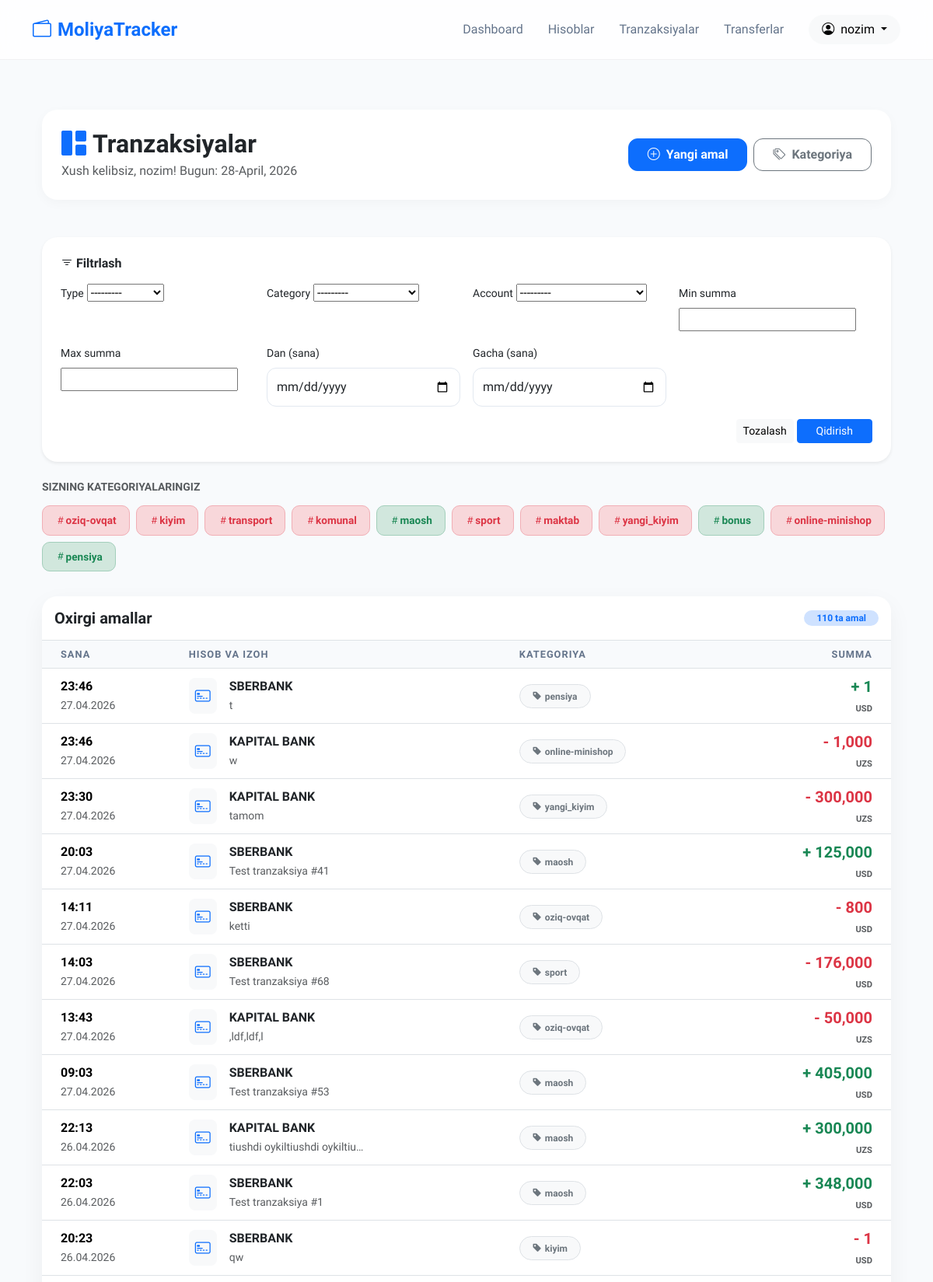
Page /transactions/ (signed in, upper part) on the committed database.
### users/models.py (models this page shows, shortened)
class CustomUser(AbstractUser):
    email = models.EmailField(unique=True)
    photo = models.ImageField(upload_to="users/", default="users/default_user.png")
    created_at = models.DateTimeField(auto_now_add=True)

### transactions/models.py (models this page shows, shortened)
class Category(models.Model):
    TYPES = [
        ("daromad", "DAROMAD"),
        ("xarajat", "XARAJAT")
    ]
    user = models.ForeignKey(CustomUser, on_delete=models.CASCADE, related_name="categories", null=True, blank=True)
    name = models.CharField(max_length=40)
    type = models.CharField(max_length=20, choices=TYPES)
    class Meta:
        unique_together = (('user', 'name'),)
    def __str__(self):
        return self.name

class Transaction(models.Model):
    TYPES = [
        ("daromad", "DAROMAD"),
        ("xarajat", "XARAJAT")
    ]
    user = models.ForeignKey(CustomUser, on_delete=models.CASCADE, related_name="transactions")
    account = models.ForeignKey(Account, on_delete=models.CASCADE, related_name="account_transactions")
    category = models.ForeignKey(Category, on_delete=models.SET_NULL, null=True, blank=True, related_name="category_transactions")
    amount = models.DecimalField(max_digits=16, decimal_places=2)
    type = models.CharField(max_length=20, choices=TYPES)
    date = models.DateTimeField(default=timezone.now)
    comment = models.TextField(null=True, blank=True)

### accounts/models.py (models this page shows)
class Account(models.Model):
    NAMES = [
        ("visa", "VISA"),
        ("humo", "HUMO"),
        ("uzcard", "UZCARD"),
    ]
    CURRENCY = [
        ("uzs", "UZS"),
        ("usd", "USD")
    ]
    user = models.ForeignKey(CustomUser, on_delete=models.CASCADE, related_name="accounts")
    name = models.CharField(max_length=30)
    type = models.CharField(max_length=20, choices=NAMES)
    currency = models.CharField(max_length=30, choices=CURRENCY, default="uzs")
    balance = models.DecimalField(max_digits=16, decimal_places=2, default=0)
    card_number = CardNumberField(unique = True, help_text="16 xonali karta raqamini kiriting")
    def __str__(self):
       return f"{self.name} | {self.currency}"
    class Meta:
        constraints = [
                models.CheckConstraint(
                    condition=models.Q(balance__gte=0),
                    name="balance_negative_bolmasin"
                ),
            ]

### transactions/views.py (the view, shortened to what this page needs)
# urls.py: path('', TransactionMainView.as_view(), name='transaction_main'),
class TransactionMainView(View):
    def get(self, request, form=None):
        queryset = Transaction.objects.filter(user=request.user).order_by('-date')
        f = TransactionFilter(request.GET, queryset=queryset, request=request)
        context = {
            "categories": Category.objects.filter(user=request.user),
            "transactions": f.qs,
            "filter_form": f.form,
            "t_form": form if form else TransactionForm(user=request.user),
            "c_form": CategoryForm(),
        }
        return render(request, 'main_page.html', context)

### transactions/forms.py (shortened to what this page needs)
class TransactionForm(forms.ModelForm):
    class Meta:
        model = Transaction
        fields = ['account', 'type', 'amount', 'category', 'comment']
    def __init__(self, *args, **kwargs):
        user = kwargs.pop('user', None)
        super().__init__(*args, **kwargs)
        if user:
            self.fields['account'].queryset = Account.objects.filter(user=user)
            self.fields['category'].queryset = Category.objects.filter(user=user)

class CategoryForm(forms.ModelForm):
    class Meta:
        model = Category
        fields = ['name', 'type']

### transactions/templates/main_page.html (shortened to what this page needs)
{% extends "base.html" %}
{% block content %}
<div class="container py-4">
    <div class="dashboard-header d-flex flex-column flex-md-row justify-content-between align-items-center mb-5">
        <div>
            <h2 class="fw-bold mb-1 text-dark">
                <i class="bi bi-grid-1x2-fill me-2 text-primary"></i>Tranzaksiyalar
            </h2>
            <p class="text-muted mb-0">Xush kelibsiz, {{ user.username }}! Bugun: {% now "d-F, Y" %}</p>
        </div>
        <div class="d-flex gap-2 mt-3 mt-md-0">
            <button class="btn btn-primary action-btn px-4 py-2" data-bs-toggle="modal" data-bs-target="#transactionModal">
                <i class="bi bi-plus-circle me-2"></i>Yangi amal
            </button>
            <button class="btn btn-outline-secondary action-btn px-4 py-2" data-bs-toggle="modal" data-bs-target="#categoryModal">
                <i class="bi bi-tags me-2"></i>Kategoriya
            </button>
        </div>
    </div>
    <div class="card p-4 mb-4 border-0 shadow-sm">
    <h6 class="fw-bold mb-3"><i class="bi bi-filter"></i> Filtrlash</h6>
    <form method="get" class="row g-3">
        {% for field in filter_form %}
            <div class="col-md-3">
                <label class="form-label small">{{ field.label }}</label>
                {{ field }}
            </div>
        {% endfor %}
        <div class="col-12 text-end">
            <a href="{% url 'transaction_main' %}" class="btn btn-light btn-sm">Tozalash</a>
            <button type="submit" class="btn btn-primary btn-sm px-4">Qidirish</button>
        </div>
    </form>
</div>
    <div class="row g-4">
        <div class="col-12">
            <div class="mb-2">
                <h6 class="text-uppercase small fw-bold text-muted mb-3">Sizning kategoriyalaringiz</h6>
                <div class="d-flex flex-wrap gap-2">
                    {% for cat in categories %}
                        <div class="badge-custom border {% if cat.type == 'daromad' %}bg-success-subtle text-success border-success-subtle{% else %}bg-danger-subtle text-danger border-danger-subtle{% endif %}">
                            <i class="bi bi-hash"></i>{{ cat.name }}
                        </div>
                    {% endfor %}
                </div>
            </div>
        </div>
        <div class="col-12">
            <div class="card overflow-hidden">
                <div class="card-header bg-white py-3 border-bottom d-flex justify-content-between align-items-center">
                    <h5 class="fw-bold mb-0 text-dark">Oxirgi amallar</h5>
                    <span class="badge bg-primary-subtle text-primary rounded-pill px-3">{{ transactions.count }} ta amal</span>
                </div>
                <div class="table-responsive">
                    <table class="table table-hover align-middle mb-0">
                        <thead>
                            <tr>
                                <th class="ps-4">Sana</th>
                                <th>Hisob va Izoh</th>
                                <th>Kategoriya</th>
                                <th class="text-end pe-4">Summa</th>
                            </tr>
                        </thead>
                        <tbody>
                            {% for t in transactions %}
                            <tr>
                                <td class="ps-4">
                                    <div class="fw-bold">{{ t.date|date:"H:i" }}</div>
                                    <small class="text-muted">{{ t.date|date:"d.m.Y" }}</small>
                                </td>
                                <td>
                                    <div class="d-flex align-items-center">
                                        <div class="bg-light p-2 rounded-3 me-3 text-primary">
                                            <i class="bi bi-credit-card-2-front fs-5"></i>
                                        </div>
                                        <div>
                                            <div class="fw-bold text-dark">{{ t.account.name }}</div>
                                            <small class="text-muted">{{ t.comment|default:"Izoh yo'q"|truncatechars:30 }}</small>
                                        </div>
                                    </div>
                                </td>
                                <td>
                                    <span class="badge bg-light text-secondary border px-3 py-2 rounded-pill">
                                        <i class="bi bi-tag-fill me-1"></i>{{ t.category.name }}
                                    </span>
                                </td>
                                <td class="text-end pe-4">
                                    <div class="fw-bold fs-5 {% if t.type == 'daromad' %}text-success{% else %}text-danger{% endif %}">
                                        {% if t.type == 'daromad' %}+{% else %}-{% endif %} {{ t.amount|floatformat:0 }}
                                    </div>
                                    <small class="text-muted text-uppercase fw-bold" style="font-size: 0.7rem;">{{ t.account.currency }}</small>
                                </td>
                            </tr>
                            {% empty %}
                            <tr>
                                <td colspan="4" class="text-center py-5 text-muted">Hali hech qanday amal bajarilmadi.</td>
                            </tr>
                            {% endfor %}
                        </tbody>
                    </table>
                </div>
            </div>
        </div>
    </div>
</div>
{% endblock %}

### shared/templates/base.html (shortened to what this page needs)
<!DOCTYPE html>
<html lang="uz">
<head>
    <link rel="stylesheet" href="https://cdn.jsdelivr.net/npm/bootstrap-icons@1.11.1/font/bootstrap-icons.css">
    <link href="https://cdn.jsdelivr.net/npm/bootstrap@5.3.2/dist/css/bootstrap.min.css" rel="stylesheet">
</head>
<body>
<nav class="navbar navbar-expand-lg sticky-top">
    <div class="container">
        <a class="navbar-brand fw-bold fs-4 text-primary" href="/">
            <i class="bi bi-wallet2 me-2"></i>MoliyaTracker
        </a>
        <div class="collapse navbar-collapse" id="navbarNav">
            <ul class="navbar-nav ms-auto align-items-center">
                {% if user.is_authenticated %}
                    <li class="nav-item"><a class="nav-link" href="{% url 'dashboard' %}">Dashboard</a></li>
                    <li class="nav-item"><a class="nav-link" href="{% url 'accounts-list' %}">Hisoblar</a></li>
                    <li class="nav-item"><a class="nav-link" href="{% url 'transaction_main' %}">Tranzaksiyalar</a></li>
                    <li class="nav-item"><a class="nav-link" href="{% url 'transfer_list' %}">Transferlar</a></li>
                    <li class="nav-item ms-lg-3">
                        <div class="dropdown">
                            <button class="btn btn-light rounded-pill dropdown-toggle px-3" data-bs-toggle="dropdown">
                                <i class="bi bi-person-circle me-2"></i>{{ user.username }}
                            </button>
                        </div>
                    </li>
                {% else %}
                    <li class="nav-item"><a class="nav-link" href="{% url 'login' %}">Kirish</a></li>
                    <li class="nav-item"><a class="btn btn-primary ms-lg-3 px-4 rounded-pill" href="{% url 'signup' %}">Boshlash</a></li>
                {% endif %}
            </ul>
        </div>
    </div>
</nav>
<div class="container main-container">
    {% block content %}{% endblock %}
</div>
</body>
</html>

### shared/templates/base.html (style rules this page uses)
:root { --primary-blue: #0d6efd; --bg-light: #f8fafc; }
body { font-family: 'Plus Jakarta Sans', sans-serif; background-color: var(--bg-light); color: #1e293b; }
.navbar { backdrop-filter: blur(15px); background: rgba(255, 255, 255, 0.8) !important; border-bottom: 1px solid rgba(0,0,0,0.05); padding: 15px 0; }
.nav-link { font-weight: 500; color: #64748b !important; padding: 8px 16px !important; transition: 0.3s; }
.main-container { margin-top: 40px; margin-bottom: 60px; }

### transactions/templates/main_page.html (style rules this page uses)
.dashboard-header { background: white; border-radius: 20px; padding: 25px; box-shadow: 0 4px 15px rgba(0,0,0,0.03); }
.action-btn { transition: 0.3s; border-radius: 12px; font-weight: 600; }
.card { border-radius: 20px; border: none; box-shadow: 0 10px 30px rgba(0,0,0,0.05); }
.table thead th { background: #f8fafc; color: #64748b; font-size: 0.8rem; text-transform: uppercase; letter-spacing: 1px; }
.badge-custom { padding: 8px 16px; border-radius: 10px; font-weight: 600; display: inline-block; font-size: 0.85rem; }
.form-control, .form-select { border-radius: 12px; padding: 12px; border: 1px solid #e2e8f0; }

### rows in the picture
CustomUser: username "nozim"
Category: name "oziq-ovqat"
Category: name "kiyim"
Category: name "transport"
Category: name "komunal"
Category: name "maosh"
Category: name "sport"
Category: name "maktab"
Category: name "yangi_kiyim"
Category: name "bonus"
Category: name "online-minishop"
Category: name "pensiya"
Transaction: date "23:46", date "27.04.2026", account.name "SBERBANK", comment "t", category.name "pensiya", amount "1", account.currency "USD"
Transaction: date "23:46", date "27.04.2026", account.name "KAPITAL BANK", comment "w", category.name "online-minishop", amount "1,000", account.currency "UZS"
Transaction: date "23:30", date "27.04.2026", account.name "KAPITAL BANK", comment "tamom", category.name "yangi_kiyim", amount "300,000", account.currency "UZS"
Transaction: date "20:03", date "27.04.2026", account.name "SBERBANK", comment "Test tranzaksiya #41", category.name "maosh", amount "125,000", account.currency "USD"
Transaction: date "14:11", date "27.04.2026", account.name "SBERBANK", comment "ketti", category.name "oziq-ovqat", amount "800", account.currency "USD"
Transaction: date "14:03", date "27.04.2026", account.name "SBERBANK", comment "Test tranzaksiya #68", category.name "sport", amount "176,000", account.currency "USD"
Transaction: date "13:43", date "27.04.2026", account.name "KAPITAL BANK", comment ",ldf,ldf,l", category.name "oziq-ovqat", amount "50,000", account.currency "UZS"
Transaction: date "09:03", date "27.04.2026", account.name "SBERBANK", comment "Test tranzaksiya #53", category.name "maosh", amount "405,000", account.currency "USD"
Transaction: date "22:13", date "26.04.2026", account.name "KAPITAL BANK", comment "tiushdi oykiltiushdi oykiltiu…", category.name "maosh", amount "300,000", account.currency "UZS"
Transaction: date "22:03", date "26.04.2026", account.name "SBERBANK", comment "Test tranzaksiya #1", category.name "maosh", amount "348,000", account.currency "USD"
Transaction: date "20:23", date "26.04.2026", account.name "SBERBANK", comment "qw", category.name "kiyim", amount "1", account.currency "USD"

### other values in the picture
{{ field.label }} "Type" "Category" "Account" "Min summa" "Max summa" "Dan (sana)" "Gacha (sana)"
{{ transactions.count }} "110"
